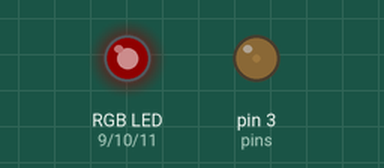
Bench run of a sketch on a simulated Arduino Uno, built with avr-gcc and run on an emulated ATmega328P. Parts: an RGB LED mixed from three pins (HIGH = lit), output pins drawn as LEDs (lit = HIGH). Dim RGB values are drawn brighter than linear.

Above: at 0.15 s.
At 4.06 s:
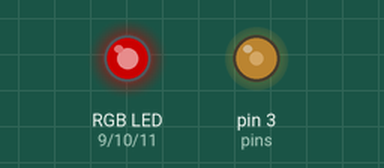
At 7.97 s:
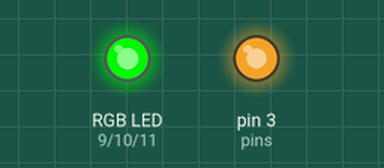
At 16.1 s:
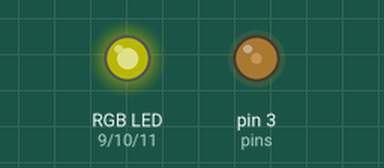
At 23.92 s:
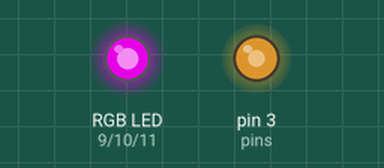
At 31.75 s:
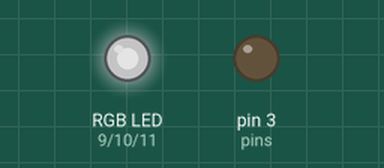
Timing chart, 0 to 31.8 s (numbered marks = the images above):
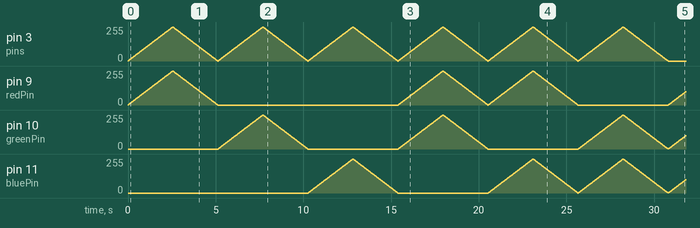

The sketch:

rgb-pwm-pulse-rainbow.ino
```cpp
int redPin = 9;
int greenPin = 10;
int bluePin = 11;

int red = 0;
int green = 0;
int blue = 0;

bool dir = 1;
int i = 0;

int pins[][3] = {{redPin,3,3}, {greenPin,3,3}, {bluePin,3,3}, {redPin, greenPin,3}, {redPin, bluePin,3}, {bluePin, greenPin,3}, {redPin, greenPin, bluePin}};
const int pinCount = 6;
int rgb = 0;

void setup() {
  // put your setup code here, to run once:
  pinMode(redPin, OUTPUT);
  pinMode(greenPin, OUTPUT);
  pinMode(bluePin, OUTPUT);
    Serial.begin(9600);

}

void loop() {
  // put your main code here, to run repeatedly:
  if (rgb < 255 && dir == 1)
  {
    rgb ++;
  }
  else if (rgb > 0 && dir == 0)
  {
    rgb --;
  }
  else
  {
    if(dir == 0)
    {
      if(i < pinCount)
      {

        i++;
      }
      else
      {
        i = 0;
      }
    }
    dir = !dir;
  }

  writePins(pins[i], rgb);

  delay(10);

}

void writePins(int colourPins[], int pulseWidth)
{
  for(int i = 0; i < 3; i++)
  {
    analogWrite(colourPins[i], pulseWidth);
  }
}
```
